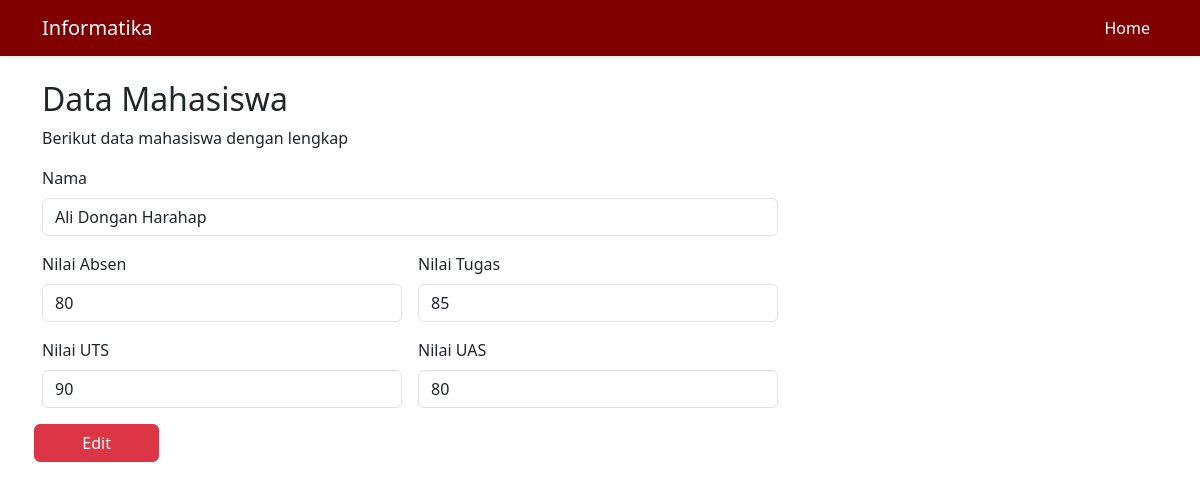
The page /edit.php?id=1 on the database its author committed.
### tables this page shows
CREATE TABLE `mahasiswa` (
  `id` int(11) NOT NULL,
  `nama` varchar(255) NOT NULL,
  `absen` double NOT NULL,
  `tugas` double NOT NULL,
  `uts` double NOT NULL,
  `uas` double NOT NULL
);

### edit.php (the view, shortened to what this page needs)
<?php
        include_once("koneksi.php");
    $id = $_GET['id'];
    $query = mysqli_query($mysqli, "SELECT * FROM mahasiswa WHERE id='$id'");
    while($mahasiswas = mysqli_fetch_array($query)) {
        $nama = $mahasiswas['nama'];
        $absen = $mahasiswas['absen'];
        $tugas = $mahasiswas['tugas'];
        $uts = $mahasiswas['uts'];
        $uas = $mahasiswas['uas'];
    }
?>
<!DOCTYPE html>
<html lang="en">
<head>
    <link href="https://cdn.jsdelivr.net/npm/bootstrap@5.3.1/dist/css/bootstrap.min.css" rel="stylesheet">
</head>
<body>
<nav class="navbar navbar-expand-lg navbar-light shadow-sm" style="background-color: #800000; color: white">
    <div class="container">
        <a class="navbar-brand" href="#" style="color: #ffffff;">Informatika</a>
      <div class="collapse navbar-collapse" id="navbarNav">
        <ul class="navbar-nav ms-auto">
          <li class="nav-item">
            <a class="nav-link" style="color: #ffffff;" href="index.php">Home</a>
          </li>
        </ul>
      </div>
    </div>
  </nav>
  <div class="container pt-4 bg-white">
        <div class="row">
            <div class="col-md-8">
                <h2>Data Mahasiswa</h2>
                <p>Berikut data mahasiswa dengan lengkap</p>
                <form action="edit.php" method="POST" class="row g-3">
                    <div class="col-md-12">
                        <label for="nama" class="form-label">Nama</label>
                        <input type="text" name="nama" id="nama" placeholder="Masukkan Nama" class="form-control" value="<?=$nama?>" required>
                    </div>
                    <div class="col-md-6">
                        <label for="absen" class="form-label">Nilai Absen</label>
                        <input type="number" name="absen" id="absen" placeholder="Masukkan Nilai Absen" class="form-control" value="<?=$absen?>" required>
                    </div>
                    <div class="col-md-6">
                        <label for="tugas" class="form-label">Nilai Tugas</label>
                        <input type="number" name="tugas" id="tugas" placeholder="Masukkan Nilai Tugas" class="form-control" value="<?=$tugas?>" required>
                    </div>
                    <div class="col-md-6">
                        <label for="uts" class="form-label">Nilai UTS</label>
                        <input type="number" name="uts" id="uts" placeholder="Masukkan Nilai UTS" class="form-control" value="<?=$uts?>" required>
                    </div>
                    <div class="col-md-6">
                        <label for="uas" class="form-label">Nilai UAS</label>
                        <input type="number" name="uas" id="uas" placeholder="Masukkan Nilai UAS" class="form-control" value="<?=$uas?>" required>
                    </div>
                    <button type="submit" name="edit" class="btn btn-danger col-md-2">Edit</button>
                </form>
            </div>
        </div>
    </div>
</body>
</html>

### rows shown on the page
mahasiswa: nama "Ali Dongan Harahap", absen "80", tugas "85", uts "90", uas "80"
